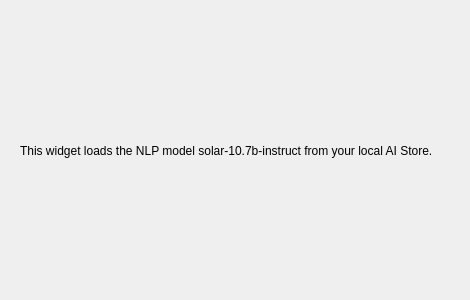
<?xml version="1.0" encoding="UTF-8"?>
<ui version="4.0">
 <class>Form</class>
 <widget class="QWidget" name="Form">
  <property name="geometry">
   <rect>
    <x>0</x>
    <y>0</y>
    <width>470</width>
    <height>300</height>
   </rect>
  </property>
  <property name="windowTitle">
   <string>Form</string>
  </property>
  <widget class="QLabel" name="Description">
   <property name="geometry">
    <rect>
     <x>20</x>
     <y>20</y>
     <width>431</width>
     <height>261</height>
    </rect>
   </property>
   <property name="text">
    <string>This widget loads the NLP model solar-10.7b-instruct from your local AI Store.</string>
   </property>
   <property name="textFormat">
    <enum>Qt::AutoText</enum>
   </property>
   <property name="alignment">
    <set>Qt::AlignLeading|Qt::AlignLeft|Qt::AlignVCenter</set>
   </property>
   <property name="wordWrap">
    <bool>true</bool>
   </property>
  </widget>
 </widget>
 <resources/>
 <connections/>
</ui>
